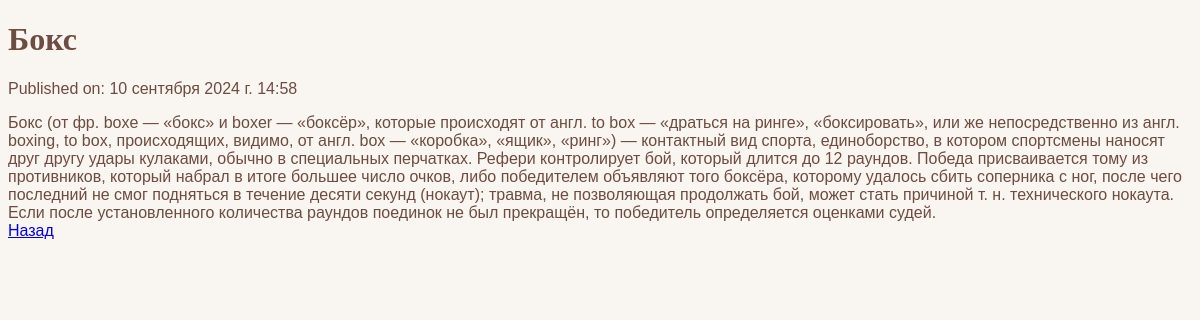
The app's page /post/1/ with its own data.
### blog/models.py (models this page shows, shortened)
class Post(models.Model):
    author = models.ForeignKey(settings.AUTH_USER_MODEL, on_delete=models.CASCADE)
    title = models.CharField(max_length=200)
    text = models.TextField()
    created_date = models.DateTimeField(default=timezone.now)
    published_date = models.DateTimeField(blank=True, null=True)

### blog/views.py (the view)
# urls.py: path('post/<int:pk>/', views.post_detail, name='post_detail'),
def post_detail(request, pk):
    post = get_object_or_404(Post, pk=pk)
    return render(request, 'blog/post_detail.html', {'post': post})

### blog/templates/blog/post_detail.html (shortened to what this page needs)
{% load static %}
<!DOCTYPE html>
<html>
<head>
    <link rel="stylesheet" href="{% static 'css/blog.css' %}">
</head>
<body>
    <h1>{{ post.title }}</h1>
    <p>Published on: {{ post.published_date }}</p>
    <div>
        {{ post.text|linebreaksbr }}
    </div>
    <a href="{% url 'post_list' %}">Назад</a>
</body>
</html>

### blog/static/css/blog.css (style rules this page uses)
body { background-color: #F9F5F1; color: #6D4C41; font-family: Arial, sans-serif; }
h1, h2, h3, h4 { font-family: 'Lobster', cursive; }

### records on screen
Post: title "Бокс", published_date "10 сентября 2024 г. 14:58", text "Бокс (от фр. boxe — «бокс» и boxer — «боксёр», которые происходят от англ. to box — «драться на ринге», «боксировать», или же непосредственно из англ. boxing, to box, происходящих, видимо, от англ. box — «коробка», «ящик», «ринг») — контактный вид спорта, единоборство, в котором спортсмены наносят друг другу удары кулаками, обычно в специальных перчатках. Рефери контролирует бой, который длится до 12 раундов. Победа присваивается тому из противников, который набрал в итоге большее число очков, либо победителем объявляют того боксёра, которому удалось сбить соперника с ног, после чего последний не смог подняться в течение десяти секунд (нокаут); травма, не позволяющая продолжать бой, может…"
